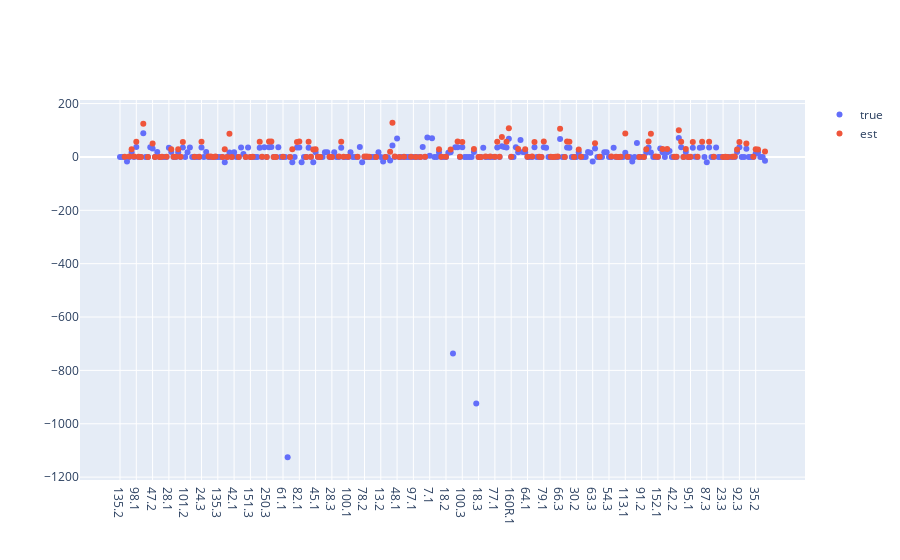

Source (notebook cell):
### Code cell
true = true_powers.loc[ts]
est = est_powers.loc[ts]

fig = make_subplots(rows=1,cols=1)
fig.add_trace(go.Scatter(name='true', x=true.index, y=true.values.real,mode='markers'), row=1,col=1)
fig.add_trace(go.Scatter(name='est',x=est.index, y=est.values.real,mode='markers'), row=1,col=1)
fig.show()

### Figure 1 — Plotly figure (JSON) as saved in the notebook; plotly's stock layout.template omitted (floating-point values rounded to 4 significant figures; data arrays with more than 128 entries replaced by an {"elided": "..."} marker saying what was removed)
{"data": [{"mode": "markers", "name": "true", "type": "scatter", "x": {"elided": "278 str values"}, "xaxis": "x", "y": {"elided": "278 float values"}, "yaxis": "y"}, {"mode": "markers", "name": "est", "type": "scatter", "x": {"elided": "156 str values"}, "xaxis": "x", "y": {"elided": "156 float values"}, "yaxis": "y"}], "layout": {"autosize": true, "xaxis": {"anchor": "y", "autorange": true, "domain": [0, 1], "range": [-17.14, 294.1], "showspikes": false, "type": "category"}, "yaxis": {"anchor": "x", "autorange": true, "domain": [0, 1], "range": [-1229.0, 231.6], "showspikes": false, "type": "linear"}}}
